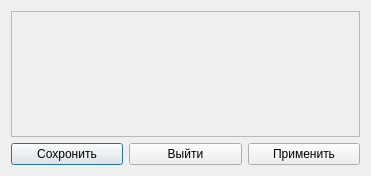
<?xml version="1.0" encoding="UTF-8"?>
<ui version="4.0">
 <class>Dialog</class>
 <widget class="QDialog" name="Dialog">
  <property name="geometry">
   <rect>
    <x>0</x>
    <y>0</y>
    <width>371</width>
    <height>176</height>
   </rect>
  </property>
  <property name="windowTitle">
   <string>Настройки</string>
  </property>
  <property name="windowIcon">
   <iconset resource="../../../icon/res.qrc">
    <normaloff>:/icon/calculator-Freepik.png</normaloff>:/icon/calculator-Freepik.png</iconset>
  </property>
  <layout class="QVBoxLayout" name="verticalLayout">
   <item>
    <widget class="QScrollArea" name="scrollArea">
     <property name="widgetResizable">
      <bool>true</bool>
     </property>
     <widget class="QWidget" name="scrollAreaWidgetContents">
      <property name="geometry">
       <rect>
        <x>0</x>
        <y>0</y>
        <width>351</width>
        <height>124</height>
       </rect>
      </property>
      <layout class="QVBoxLayout" name="verticalLayout_2">
       <item>
        <layout class="QVBoxLayout" name="verticalLayout_3">
         <property name="spacing">
          <number>12</number>
         </property>
         <property name="leftMargin">
          <number>0</number>
         </property>
         <property name="topMargin">
          <number>0</number>
         </property>
         <property name="rightMargin">
          <number>0</number>
         </property>
         <property name="bottomMargin">
          <number>0</number>
         </property>
        </layout>
       </item>
      </layout>
     </widget>
    </widget>
   </item>
   <item>
    <layout class="QHBoxLayout" name="horizontalLayout">
     <item>
      <widget class="QPushButton" name="push_button_save">
       <property name="text">
        <string>Сохронить</string>
       </property>
      </widget>
     </item>
     <item>
      <widget class="QPushButton" name="push_button_esc">
       <property name="text">
        <string>Выйти</string>
       </property>
      </widget>
     </item>
     <item>
      <widget class="QPushButton" name="push_button_restart">
       <property name="text">
        <string>Применить</string>
       </property>
      </widget>
     </item>
    </layout>
   </item>
  </layout>
 </widget>
 <resources>
  <include location="../../../icon/res.qrc"/>
 </resources>
 <connections/>
</ui>
